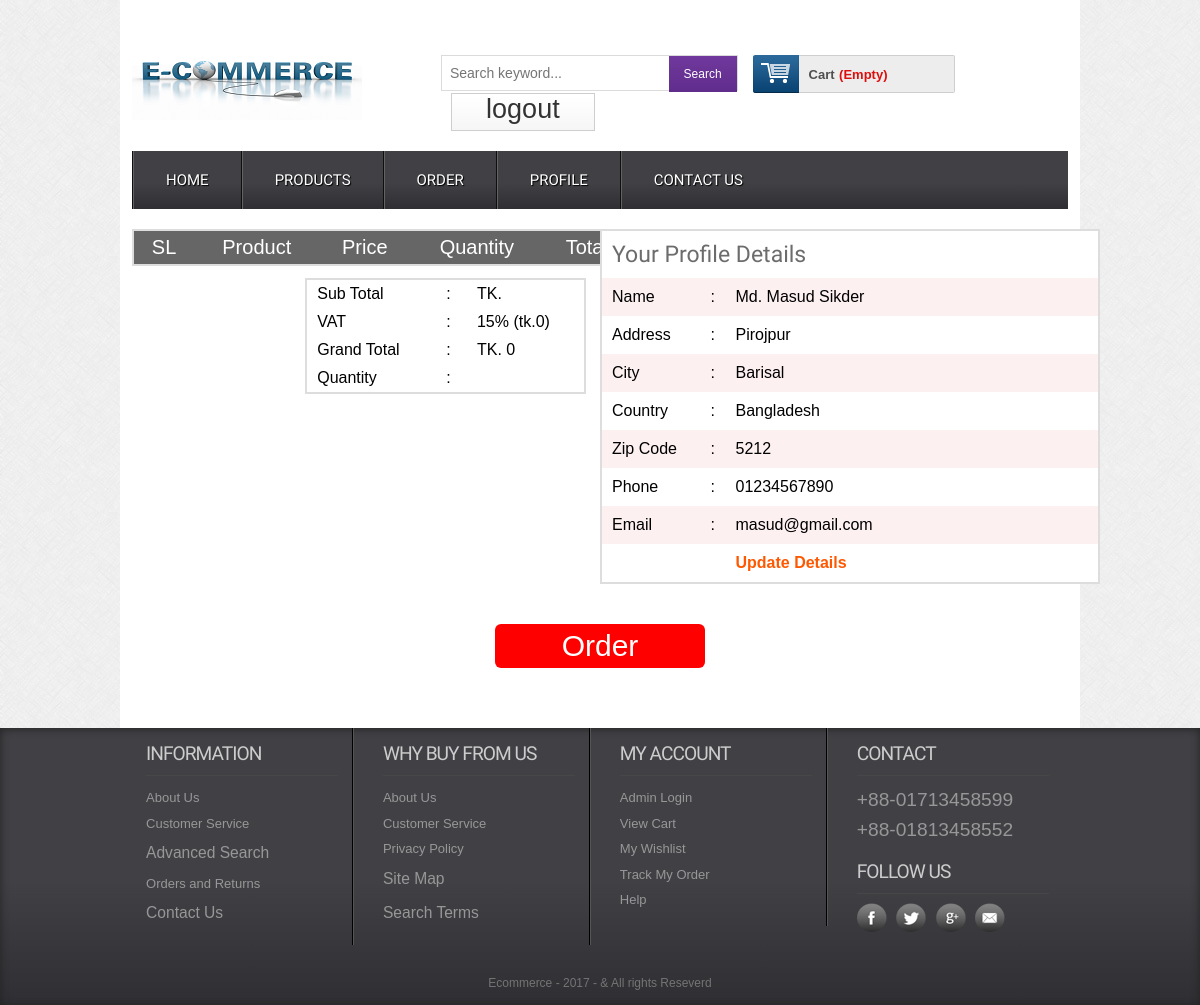
Page /offline.php (signed in) on the committed database.
### tables this page shows
CREATE TABLE `tbl_customer` (
  `id` int(11) NOT NULL,
  `name` varchar(255) NOT NULL,
  `address` text NOT NULL,
  `city` varchar(255) NOT NULL,
  `country` varchar(255) NOT NULL,
  `zip` varchar(255) NOT NULL,
  `phone` varchar(255) NOT NULL,
  `email` varchar(255) NOT NULL,
  `pass` varchar(255) NOT NULL
);

### classes/customer.php (called while the page is built, shortened)
<?php
	$filepath = realpath(dirname(__FILE__));
	include_once ($filepath.'/../lib/Database.php');
?>
<?php
class customer{
	private $db;
	function __construct()	{
		$this->db = new Database();
	}
    public function getcustomerdata($id){
    	$query =  "SELECT * FROM tbl_customer WHERE id = '$id'";
		$result = $this->db->select($query);
		return $result;
    }
}
?>

### lib/Database.php (called while the page is built, shortened)
<?php
  Class Database{
     public $host   = DB_HOST;
     public $user   = DB_USER;
     public $pass   = DB_PASS;
     public $dbname = DB_NAME;
     public $link;
private function connectDB(){
 $this->link = new mysqli($this->host, $this->user, $this->pass,
  $this->dbname);
 }
public function select($query){
  $result = $this->link->query($query) or
   die($this->link->error.__LINE__);
  if($result->num_rows > 0){
    return $result;
  } else {
    return false;
  }
 }
}

### lib/Session.php (called while the page is built, shortened)
<?php
class Session{
 public static function get($key){
  if (isset($_SESSION[$key])) {
   return $_SESSION[$key];
  } else {
   return false;
  }
 }
}
?>

### offline.php (the view, shortened to what this page needs)
<?php include 'inc/header.php';?>
 <div class="main">
    <div class="content">
    	<div class="section group">
    		<div class="division">
    			<table class="tblone">
							<tr>
								<th>SL</th>
								<th>Product</th>
								<th>Price</th>
								<th>Quantity</th>
								<th>Total</th>
							</tr>
						</table>
						<table class="tbltwo">
							<tr>
								<td>Sub Total</td>
								<td>:</td>
								<td>TK.
								</td>
							</tr>
							<tr>
								<td>VAT</td>
								<td>:</td>
								<td>15% (tk.<?php echo $vat = $sum * 0.15; ?>)</td>
							</tr>
							<tr>
								<td>Grand Total</td>
								<td>:</td>
								<td>TK.
								<?php $vat = $sum * 0.15;
								$gtotal = $sum + $vat;
								echo $gtotal;
								 ?>
								 </td>
							</tr>
							<tr>
								<td>Quantity</td>
								<td>:</td>
								<td><?php echo $qty; ?></td>
							</tr>
					   </table>
    		</div>
    		<div class="division">
    			<?php
    		$id = Session::get("cmrId");
    		$getdata = $cmr->getcustomerdata($id);
    		if ($getdata) {
    			while ($result = $getdata->fetch_assoc()) {
    	?>
		<table class="tblone">
			<tr>
				<td colspan="3"><h2>Your Profile Details</h2></td>
			</tr>
			<tr>
				<td width="20%">Name</td>
				<td width="5%">:</td>
				<td><?php echo $result['name']; ?></td>
			</tr>
			<tr>
				<td>Address</td>
				<td>:</td>
				<td><?php echo $result['address']; ?></td>
			</tr>
			<tr>
				<td>City</td>
				<td>:</td>
				<td><?php echo $result['city']; ?></td>
			</tr>
			<tr>
				<td>Country</td>
				<td>:</td>
				<td><?php echo $result['country']; ?></td>
			</tr>
			<tr>
				<td>Zip Code</td>
				<td>:</td>
				<td><?php echo $result['zip']; ?></td>
			</tr>
			<tr>
				<td>Phone</td>
				<td>:</td>
				<td><?php echo $result['phone']; ?></td>
			</tr>
			<tr>
				<td>Email</td>
				<td>:</td>
				<td><?php echo $result['email']; ?></td>
			</tr>
			<tr>
				<td></td>
				<td></td>
				<td><a href="editprofile.php">Update Details</a></td>
			</tr>
		</table>
		<?php } } ?>
    		</div>
 		</div>
 	</div>
 	<div class="ordernow"><a href="?orderid=order">Order</a></div>
</div>
  <?php include 'inc/footer.php';?>

### css/style.css (style rules this page uses)
html,body,div,span,applet,object,iframe,h1,h2,h3,h4,h5,h6,p,blockquote,pre,a,abbr,acronym,address,big,cite,code,del,dfn,em,img,ins,kbd,q,s,samp,small,strike,strong,sub,sup,tt,var,b,u,i,dl,dt,dd,ol,nav ul,nav li,fieldset,form,label,legend,table,caption,tbody,tfoot,thead,tr,th,td,article,aside,canvas,details,embed,figure,figcaption,footer,header,hgroup,menu,nav,output,ruby,section,summary,time,mark,audio,video { margin:0;padding:0;border:0;font-size:100%;font:inherit;vertical-align:baseline; }
table { border-collapse:collapse;border-spacing:0; }
a { text-decoration:none; }
body { font-family:Arial, Helvetica, sans-serif; background:url(../images/body_bg3.jpg); }
.section { clear: both; padding: 0px; margin: 0px; }
.group:before, .group:after { content:""; display:table; }
.group:after { clear:both; }
.group { zoom:1; }
.content { padding:20px 0; background:#FFF; }
.content h2 { font-size:23px; color:#6C6C6C; font-family: 'Monda', sans-serif; }
.tblone { border: 1px solid #fff; margin-bottom: 12px; width: 100%; }
.tblone th { background: #666 none repeat scroll 0 0; color: #fff; font-size: 20px; padding: 5px 8px; text-align: center; }
.tblone td { padding:10px;text-align:center; }
table.tblone tr:nth-child(2n+1) { background:#fff;height:30px; }
table.tblone tr:nth-child(2n) { background:#fdf0f1;height:30px; }
table.tblone a { color: #fe5800; font-weight: bold; text-decoration: none; }

### offline.php (style rules this page uses)
.tblone { width: 500px; margin: 0 auto; border:2px solid #ddd; }
.tblone tr td { text-align: justify; }
.division { width: 50%; float: left; }
.tbltwo { float:right; text-align:left; width: 60%; border: 2px solid #ddd; margin-right: 14px; margin-top: 12px; }
.tbltwo tr td { text-align: justify; padding: 5px 10px; }
.ordernow { padding-bottom: 60px; }
.ordernow a { width: 200px; margin: 20px auto 0; text-align: center; padding: 5px; font-size: 30px; display: block; background: #ff0000; color: #fff; border-radius: 6px; }

### rows in the picture
tbl_customer: name "Md. Masud Sikder", address "Pirojpur", city "Barisal", country "Bangladesh", zip "5212", phone "01234567890", email "masud@gmail.com"

### other values in the picture
$vat = $sum * 0.15 "0"
$gtotal "0"
